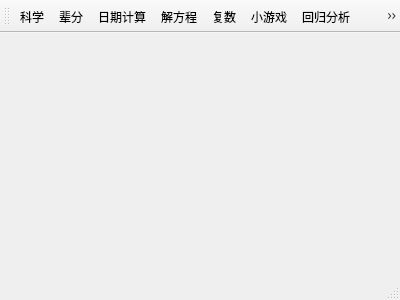
<?xml version="1.0" encoding="UTF-8"?>
<ui version="4.0">
 <class>Calculator</class>
 <widget class="QMainWindow" name="Calculator">
  <property name="geometry">
   <rect>
    <x>0</x>
    <y>0</y>
    <width>400</width>
    <height>300</height>
   </rect>
  </property>
  <property name="windowTitle">
   <string>Calculator</string>
  </property>
  <property name="toolButtonStyle">
   <enum>Qt::ToolButtonTextUnderIcon</enum>
  </property>
  <widget class="QWidget" name="centralWidget"/>
  <widget class="QMenuBar" name="menuBar">
   <property name="geometry">
    <rect>
     <x>0</x>
     <y>0</y>
     <width>400</width>
     <height>17</height>
    </rect>
   </property>
  </widget>
  <widget class="QToolBar" name="mainToolBar">
   <attribute name="toolBarArea">
    <enum>TopToolBarArea</enum>
   </attribute>
   <attribute name="toolBarBreak">
    <bool>false</bool>
   </attribute>
   <addaction name="actionscience"/>
   <addaction name="actionrelationship"/>
   <addaction name="actiondate"/>
   <addaction name="actionequation"/>
   <addaction name="actioncomplex"/>
   <addaction name="actiongame"/>
   <addaction name="actionregression"/>
   <addaction name="actionprogrammer"/>
  </widget>
  <widget class="QStatusBar" name="statusBar"/>
  <action name="actionscience">
   <property name="checkable">
    <bool>false</bool>
   </property>
   <property name="icon">
    <iconset resource="res.qrc">
     <normaloff>:/images/science.ico</normaloff>:/images/science.ico</iconset>
   </property>
   <property name="text">
    <string>科学</string>
   </property>
   <property name="toolTip">
    <string>科学</string>
   </property>
  </action>
  <action name="actionprogrammer">
   <property name="checkable">
    <bool>false</bool>
   </property>
   <property name="icon">
    <iconset resource="res.qrc">
     <normaloff>:/images/programmer.ico</normaloff>:/images/programmer.ico</iconset>
   </property>
   <property name="text">
    <string>程序员</string>
   </property>
   <property name="toolTip">
    <string>程序员</string>
   </property>
  </action>
  <action name="actionrelationship">
   <property name="icon">
    <iconset resource="res.qrc">
     <normaloff>:/images/relationship.ico</normaloff>:/images/relationship.ico</iconset>
   </property>
   <property name="text">
    <string>辈分</string>
   </property>
   <property name="toolTip">
    <string>辈分计算器</string>
   </property>
  </action>
  <action name="actionequation">
   <property name="checkable">
    <bool>false</bool>
   </property>
   <property name="icon">
    <iconset resource="res.qrc">
     <normaloff>:/images/binary.ico</normaloff>:/images/binary.ico</iconset>
   </property>
   <property name="text">
    <string>解方程</string>
   </property>
   <property name="toolTip">
    <string>二元一次一元二次</string>
   </property>
  </action>
  <action name="actiondate">
   <property name="checkable">
    <bool>false</bool>
   </property>
   <property name="icon">
    <iconset resource="res.qrc">
     <normaloff>:/images/date2.ico</normaloff>:/images/date2.ico</iconset>
   </property>
   <property name="text">
    <string>日期计算</string>
   </property>
   <property name="toolTip">
    <string>日期计算</string>
   </property>
  </action>
  <action name="actioncomplex">
   <property name="checkable">
    <bool>false</bool>
   </property>
   <property name="icon">
    <iconset resource="res.qrc">
     <normaloff>:/images/complex.ico</normaloff>:/images/complex.ico</iconset>
   </property>
   <property name="text">
    <string>复数</string>
   </property>
   <property name="toolTip">
    <string>复数计算</string>
   </property>
  </action>
  <action name="actionregression">
   <property name="checkable">
    <bool>false</bool>
   </property>
   <property name="icon">
    <iconset resource="res.qrc">
     <normaloff>:/images/maxt.ico</normaloff>:/images/maxt.ico</iconset>
   </property>
   <property name="text">
    <string>回归分析</string>
   </property>
   <property name="toolTip">
    <string>回归分析</string>
   </property>
  </action>
  <action name="actiongame">
   <property name="checkable">
    <bool>false</bool>
   </property>
   <property name="icon">
    <iconset resource="res.qrc">
     <normaloff>:/images/game.ico</normaloff>:/images/game.ico</iconset>
   </property>
   <property name="text">
    <string>小游戏</string>
   </property>
   <property name="toolTip">
    <string>小游戏</string>
   </property>
  </action>
 </widget>
 <layoutdefault spacing="6" margin="11"/>
 <resources>
  <include location="res.qrc"/>
 </resources>
 <connections/>
</ui>
